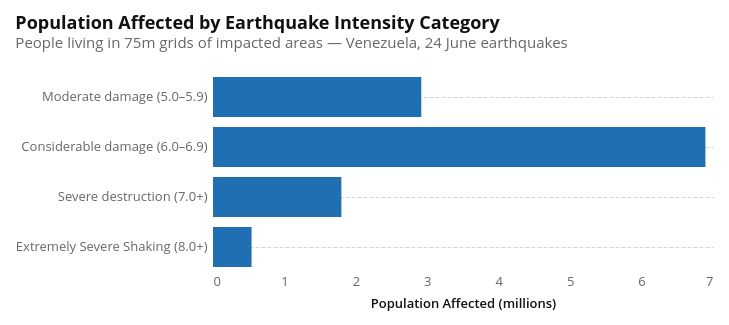

Source (notebook cell):
### Markdown cell above
The population numbers were aggregated into a quadkey zoom level 19 which is roughly a square with a side of 75m. The population was then aggregated based on the intensity of MMI value observed in that grid. 

The max value of intensity was considered from both the earthquakes to ascertain this number.

### Code cell
alt.Chart(chart_data).mark_bar(color="#1F6FB2").encode(
    y=alt.Y(
        "category:N",
        sort=labels,
        title=None,
        axis=alt.Axis(labelLimit=300),
    ),
    x=alt.X(
        "population_millions:Q",
        title="Population Affected (millions)",
    ),
    tooltip=[
        alt.Tooltip("category:N", title="Category"),
        alt.Tooltip("population_millions:Q", title="Population (M)", format=".2f"),
    ],
).properties(
    title=alt.TitleParams(
        text="Population Affected by Earthquake Intensity Category",
        subtitle="People living in 75m grids of impacted areas — Venezuela, 24 June earthquakes",
        anchor="start",
    ),
    width=500,
    height=200,
)

### Figure 1 — Vega-Lite specification as saved in the notebook (floating-point values rounded to 4 significant figures)
{"config": {"background": "white", "padding": 15, "mark": {"tooltip": true}, "point": {"filled": true, "size": 60, "stroke": "white", "strokeWidth": 1}, "circle": {"filled": true, "stroke": "white", "strokeWidth": 1}, "square": {"filled": true, "stroke": "white", "strokeWidth": 1}, "line": {"strokeWidth": 4, "strokeCap": "round", "strokeJoin": "round"}, "bar": {"cornerRadiusEnd": 0}, "area": {"opacity": 0.7}, "arc": {"stroke": "white", "strokeWidth": 1}, "rect": {"stroke": "#8A969F", "strokeWidth": 0.5}, "geoshape": {"stroke": "#666666", "strokeWidth": 0.3, "strokeJoin": "round", "strokeCap": "round"}, "title": {"font": "Open Sans, sans-serif", "fontSize": 18, "fontWeight": 700, "lineHeight": 22, "color": "#111111", "anchor": "start", "offset": 21, "subtitleFont": "Open Sans, sans-serif", "subtitleFontSize": 15, "subtitleFontWeight": 400, "subtitleLineHeight": 18, "subtitleColor": "#666666", "subtitlePadding": 3}, "axis": {"domain": false, "grid": true, "gridColor": "#CED4DE", "gridDash": [4, 2], "gridWidth": 1, "labelFont": "Open Sans, sans-serif", "labelFontSize": 13, "labelFontWeight": 400, "labelColor": "#666666", "labelPadding": 3, "tickColor": "#CED4DE", "tickSize": 5, "tickCount": 5, "titleFont": "Open Sans, sans-serif", "titleFontSize": 13, "titleFontWeight": 600, "titleColor": "#111111", "titlePadding": 9}, "axisX": {"grid": false, "tickSize": 0, "labelAngle": 0}, "axisY": {"domain": false, "ticks": false, "gridColor": "#CED4DE", "gridDash": [4, 2], "gridWidth": 1}, "axisQuantitative": {"tickCount": 5}, "axisBand": {"labelPadding": 6, "tickSize": 0}, "axisTemporal": {"grid": false}, "legend": {"labelFont": "Open Sans, sans-serif", "labelFontSize": 13, "labelFontWeight": 600, "labelColor": "#111111", "titleFont": "Open Sans, sans-serif", "titleFontSize": 13, "titleFontWeight": 600, "titleColor": "#111111", "titlePadding": 3, "symbolSize": 196, "symbolStrokeWidth": 0, "padding": 15, "offset": 21, "columnPadding": 21, "orient": "bottom", "labelLimit": 200, "titleLimit": 200}, "view": {"stroke": null, "continuousWidth": 600, "continuousHeight": 400}, "range": {"category": ["#34A7F2", "#FF9800", "#664AB6", "#4EC2C0", "#F3578E", "#081079", "#0C7C68", "#AA0000", "#DDDA21"], "diverging": ["#920000", "#BD6126", "#E3A763", "#EFEFEF", "#80BDE7", "#3587C3", "#025288"], "heatmap": ["#E3F6FD", "#75CCEC", "#089BD4", "#0169A1", "#023B6F"], "ordinal": ["#E3F6FD", "#75CCEC", "#089BD4", "#0169A1", "#023B6F"], "ramp": ["#E3F6FD", "#75CCEC", "#089BD4", "#0169A1", "#023B6F"]}, "scale": {"bandPaddingInner": 0.2, "bandPaddingOuter": 0.1, "pointPadding": 0.5}, "header": {"labelFont": "Open Sans, sans-serif", "labelFontSize": 13, "labelFontWeight": 600, "labelColor": "#111111", "titleFont": "Open Sans, sans-serif", "titleFontSize": 15, "titleFontWeight": 600, "titleColor": "#111111"}, "concat": {"spacing": 18}, "facet": {"spacing": 18}, "selection": {"point": {"on": "click", "clear": "dblclick"}, "interval": {"mark": {"fill": "#0071BC", "fillOpacity": 0.15, "stroke": "#0071BC", "strokeWidth": 1}}}}, "data": {"name": "data-7d9011a0253997daf83b925a9f03fe33"}, "mark": {"type": "bar", "color": "#1F6FB2"}, "encoding": {"tooltip": [{"field": "category", "title": "Category", "type": "nominal"}, {"field": "population_millions", "format": ".2f", "title": "Population (M)", "type": "quantitative"}], "x": {"field": "population_millions", "title": "Population Affected (millions)", "type": "quantitative"}, "y": {"axis": {"labelLimit": 300}, "field": "category", "sort": ["Moderate damage (5.0–5.9)", "Considerable damage (6.0–6.9)", "Severe destruction (7.0+)", "Extremely Severe Shaking (8.0+)"], "title": null, "type": "nominal"}}, "height": 200, "title": {"text": "Population Affected by Earthquake Intensity Category", "anchor": "start", "subtitle": "People living in 75m grids of impacted areas — Venezuela, 24 June earthquakes"}, "width": 500, "$schema": "https://vega.github.io/schema/vega-lite/v6.4.1.json", "datasets": {"data-7d9011a0253997daf83b925a9f03fe33": [{"category": "Moderate damage (5.0–5.9)", "population": 2916000.0, "population_millions": 2.916}, {"category": "Considerable damage (6.0–6.9)", "population": 6894000.0, "population_millions": 6.894}, {"category": "Severe destruction (7.0+)", "population": 1797000.0, "population_millions": 1.797}, {"category": "Extremely Severe Shaking (8.0+)", "population": 540200.0, "population_millions": 0.5402}]}}
